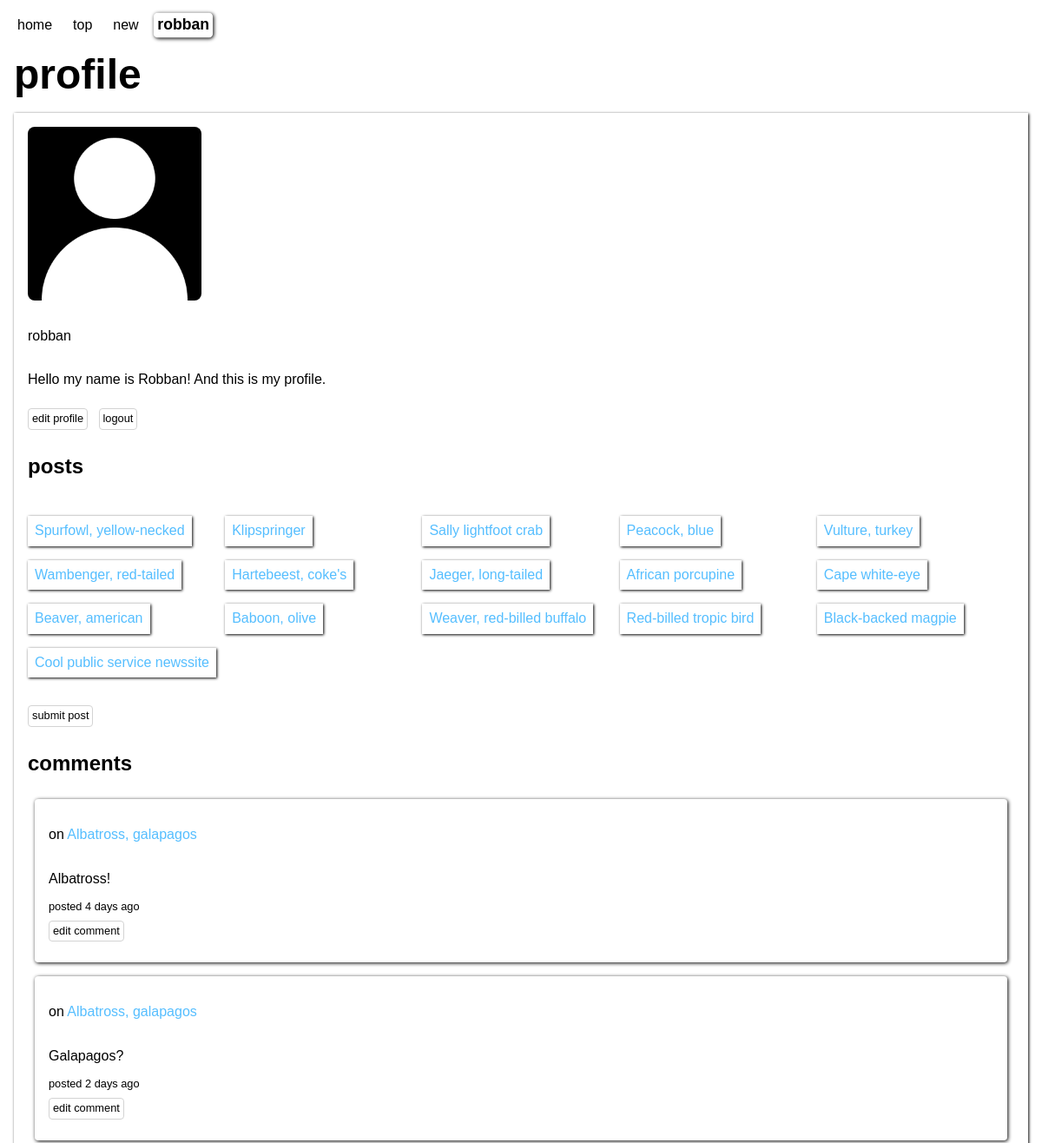
The app's page /profile.php (signed in) with its own data.
### tables this page shows
CREATE TABLE posts (
	id INTEGER NOT NULL PRIMARY KEY AUTOINCREMENT UNIQUE,
	user_id INTEGER NOT NULL,
	title VARCHAR NOT NULL,
	description VARCHAR NOT NULL,
	url VARCHAR NOT NULL,
	creation_time DATETIME NOT NULL
);

CREATE TABLE comments (
	id INTEGER NOT NULL PRIMARY KEY AUTOINCREMENT UNIQUE,
	post_id INTEGER NOT NULL,
	user_id INTEGER NOT NULL,
	comment VARCHAR NOT NULL,
	reply INTEGER,
	creation_time DATETIME NOT NULL
);

### app/functions.php (called while the page is built, shortened)
<?php
function getAge(string $birth): string
{
    $today = new DateTime();
    $birth = new DateTime($birth);
    $interval = $today->diff($birth);
    if ($interval->m === 0 && $interval->days === 1) {
        return $interval->days . " day ago";
    } elseif ($interval->m === 0 && $interval->days > 0) {
        return $interval->days . " days ago";
    }
    return "today";
}
function fetchUserPosts(int $userId, PDO $db): ?array
{
    $stmnt = $db->prepare("SELECT * FROM posts WHERE user_id = :user_id");
    $stmnt->bindParam("user_id", $userId, PDO::PARAM_INT);
    $stmnt->execute();
    $results = $stmnt->fetchAll(PDO::FETCH_ASSOC);
    return $results;
}
function fetchUserComments(int $userId, PDO $db): ?array
{
    $stmnt = $db->prepare("SELECT * FROM comments WHERE user_id = :user_id");
    $stmnt->bindParam(":user_id", $userId, PDO::PARAM_INT);
    $stmnt->execute();
    $results = $stmnt->fetchAll(PDO::FETCH_ASSOC);
    return $results;
}
function fetchPostTitle(int $postId, PDO $db): ?string
{
    $stmnt = $db->prepare("SELECT title FROM posts WHERE id = :id;");
    $stmnt->bindParam(":id", $postId, PDO::PARAM_INT);
    $stmnt->execute();
    $result = $stmnt->fetch(PDO::FETCH_ASSOC);
    return $result['title'];
}

### profile.php (the view, shortened to what this page needs)
<?php
require __DIR__ . '/app/autoload.php';
require __DIR__ . '/views/header.php';
if (!userLoggedIn()) {
    header("location: /");
    exit;
} else {
    $userPosts = fetchUserPosts($_SESSION['user']['id'], $db);
    $userComments = fetchUserComments($_SESSION['user']['id'], $db);
}
?>
<main>
    <h1>profile</h1>
    <section class="profile">
        <?php if (!isset($_SESSION['user']['image_url'])) : ?>
            <img src="/assets/images/no-image.png" alt="no profile picture selected">
        <?php else : ?>
            <img src="<?= $_SESSION['user']['image_url'] ?>" alt="profile picture">
        <?php endif; ?>
        <p><?= $_SESSION['user']['user_name'] ?></p>
        <p><?= $_SESSION['user']['bio'] ?></p>
        <div class="button-group">
            <a class="button" href="/edit.php?edit=profile">edit profile</a>
            <a class="button" href="/app/users/logout.php">logout</a>
        </div>
        <?php if (isset($userPosts)) : ?>
            <h2>posts</h2>
            <ul class="user-posts">
                <?php foreach ($userPosts as $userPost) : ?>
                    <li>
                        <a href="/view.php?view=post&post_id=<?= $userPost['id'] ?>"><?= $userPost['title'] ?></a>
                    </li>
                <?php endforeach; ?>
            </ul>
            <a class="button" href="submit.php">submit post</a>
        <?php else : ?>
            <h2>no posts</h2>
            <a class="button" href="submit.php">submit post</a>
        <?php endif; ?>
        <?php if (isset($userComments)) : ?>
            <h2>comments</h2>
            <?php foreach ($userComments as $userComment) : ?>
                <div class="comment">
                    <p>on
                        <a href="/view.php?view=post&post_id=<?= $userComment['post_id'] ?>">
                            <?= fetchPostTitle((int)$userComment['post_id'], $db) ?>
                        </a>
                    </p>
                    <p><?= $userComment['comment'] ?></p>
                    <small>posted <?= getAge($userComment['creation_time']) ?></small>
                    <a class="button" href="/edit.php?edit=comment&comment_id=<?= $userComment['id'] ?>">edit comment</a>
                </div>
            <?php endforeach; ?>
        <?php else : ?>
            <h2>no comments</h2>
        <?php endif; ?>
    </section>
</main>
<?php
require __DIR__ . '/views/footer.php';
?>

### assets/css/style.css (style rules this page uses)
:root { --blue: rgb(85, 190, 255); --orange: coral; }
body { margin: 16px; font-family: sans-serif; }
a { text-decoration: none; color: rgb(85, 190, 255); }
h1 { font-size: 3rem; margin-top: 8px; margin-bottom: 16px; }
button, .button { color: black; display: inline-block; width: fit-content; height: fit-content; font-size: 0.8rem; padding: 4px; margin: 8px 8px 8px 0px; background-color: rgba(0, 0, 0, 0); border-radius: 4px; border: 0.5px lightgray solid; cursor: pointer; transition: all 0.1s ease-in-out; }
div.comment { display: flex; flex-direction: column; margin: 8px; padding: 16px; box-shadow: 1px 1px 4px; border-radius: 4px; }
section.profile { display: flex; flex-direction: column; padding: 16px; box-shadow: 1px 1px 3px; }
section.profile img { width: 200px; height: 200px; margin: 0px 0px 16px 0px; border-radius: 8px; object-fit: cover; }
ul.user-posts { list-style-type: none; display: grid; grid-template-columns: repeat(auto-fit, minmax(200px, 1fr)); padding: 0px; }
ul.user-posts li { width: fit-content; padding: 8px; margin: 8px 8px 8px 0px; box-shadow: 1px 1px 3px; transition: transform 0.1s ease-in-out; }

### records on screen
posts: title "Spurfowl, yellow-necked"
posts: title "Klipspringer"
posts: title "Sally lightfoot crab"
posts: title "Peacock, blue"
posts: title "Vulture, turkey"
posts: title "Wambenger, red-tailed"
posts: title "Hartebeest, coke's"
posts: title "Jaeger, long-tailed"
posts: title "African porcupine"
posts: title "Cape white-eye"
posts: title "Beaver, american"
posts: title "Baboon, olive"
posts: title "Weaver, red-billed buffalo"
posts: title "Red-billed tropic bird"
posts: title "Black-backed magpie"
posts: title "Cool public service newssite"
comments: post.title "Albatross, galapagos", comment "Albatross!", creation_time "4 days ago"
comments: post.title "Albatross, galapagos", comment "Galapagos?", creation_time "2 days ago"

### other values on screen
$_SESSION['user']['user_name'] "robban"
$_SESSION['user']['bio'] "Hello my name is Robban! And this is my profile."
